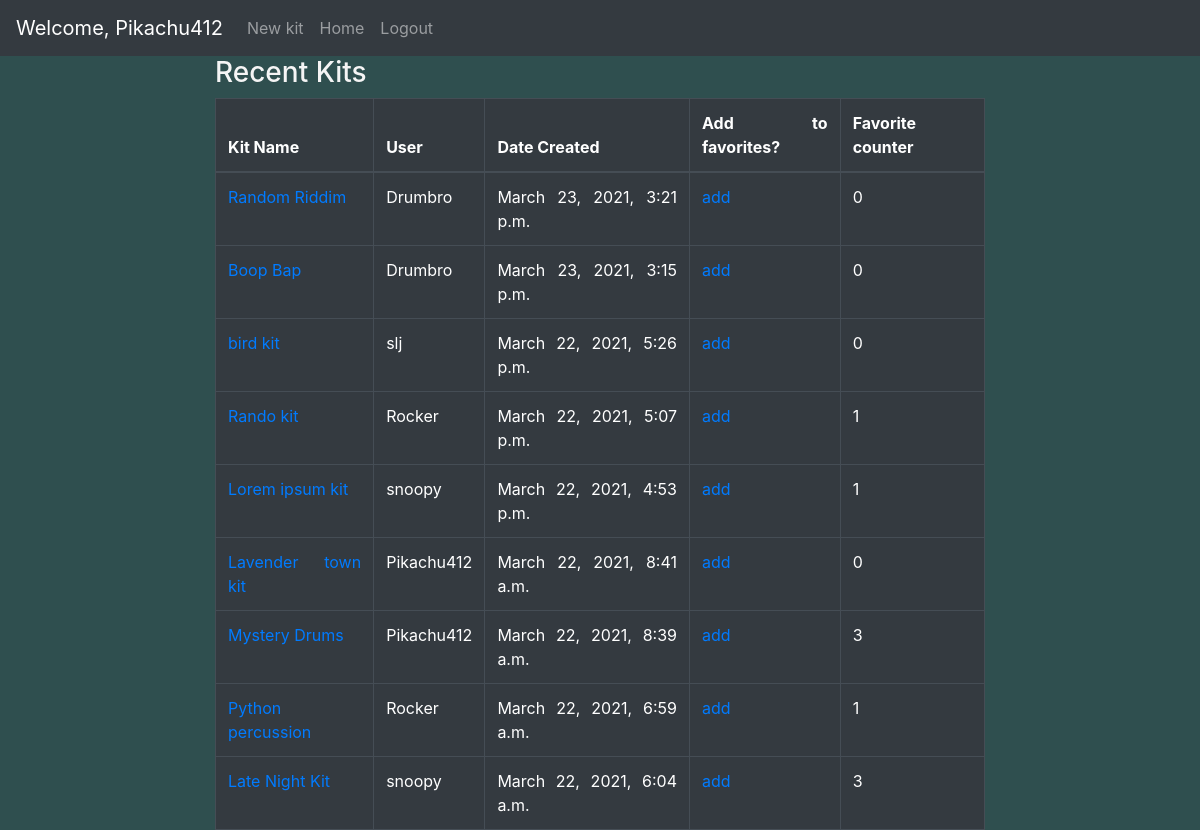
The page /dashboard (signed in) on the database its author committed.
### home/models.py (models this page shows)
class User(models.Model):
    username = models.CharField(max_length=20)
    email = models.EmailField(unique=True)
    password = models.CharField(max_length=255)
    objects = UserManager()

class Kit(models.Model):
    title = models.CharField(max_length=255)
    created_at = models.DateTimeField(auto_now_add=True)
    kick = models.CharField(max_length=255)
    snare = models.CharField(max_length=255)
    HHcl = models.CharField(max_length=255)
    HHop = models.CharField(max_length=255)
    crash = models.CharField(max_length=255)
    ride = models.CharField(max_length=255)
    tom_h = models.CharField(max_length=255)
    tom_m = models.CharField(max_length=255)
    tom_l = models.CharField(max_length=255)
    perc = models.CharField(max_length=255)
    creator = models.ForeignKey(User, related_name='created_kits', on_delete=models.CASCADE)
    favorited_by = models.ManyToManyField(User, related_name='favorited_kits')
    objects = KitManager()

### home/views.py (the view)
# urls.py: path('dashboard', views.dashboard),
def dashboard(request):
    if 'user_id' not in request.session:
        return redirect('/')
    user = User.objects.get(id=request.session['user_id'])
    all_users = User.objects.all()
    user_kits = Kit.objects.filter(creator_id=user.id)
    other_kits = Kit.objects.exclude(creator_id=user.id)
    other_users = User.objects.exclude(id=user.id)
    kits = Kit.objects.all()
    ordered_kits = Kit.objects.order_by('-created_at')
    context = {
        'user': user,
        'all_users': all_users,
        "user_kits": user_kits,
        "other_kits": other_kits,
        "kits": kits,
        "other_users": other_users,
        "ordered_kits": ordered_kits,
    }
    return render(request, 'dashboard.html', context)

### home/templates/dashboard.html (shortened to what this page needs)
<!DOCTYPE html>
<html lang="en">
<head>
    <link href="https://stackpath.bootstrapcdn.com/bootstrap/4.5.0/css/bootstrap.min.css" rel="stylesheet"
>
    {% load static %}
    <link rel="stylesheet" href="{% static 'css/style.css' %}">
</head>
<body>
    <nav class="navbar navbar-expand-lg navbar-dark bg-dark">
        <a class="navbar-brand" href="/profile/{{user.id}}">Welcome, {{ user.username }}</a>
        <div class="collapse navbar-collapse" id="navbarNavAltMarkup">
            <div class="navbar-nav">
                <a class="nav-item nav-link" href="/kit">New kit</a>
                <a class="nav-item nav-link" href="/dashboard">Home</a>
                <a class="nav-item nav-link" href="/logout">Logout</a>
            </div>
        </div>
    </nav>
    <div class="wrapper">
        <div class="container">
            <h3> Recent Kits </h3>
            <table class="table table-bordered table-dark">
                <thead>
                    <tr>
                        <th scope="col">Kit Name</th>
                        <th scope="col">User</th>
                        <th scope="col">Date Created</th>
                        <th scope="col">Add to favorites?</th>
                        <th scope="col">Favorite counter</th>
                    </tr>
                </thead>
                <tbody>
                    {% for kit in ordered_kits %}
                    <tr>
                        <td> <a href="/kit/{{kit.id}}/view_kit">{{kit.title}}</a></td>
                        <td>{{ kit.creator.username }}</td>
                        <td>{{ kit.created_at }}</td>
                        <td><a href="/kit/{{kit.id}}/add_favorite">add</a></td>
                        <td>{{ kit.favorited_by.count }}</td>
                    </tr>
                    {% endfor %}
                </tbody>
            </table>
        </div>
    </div>
</body>
</html>

### home/static/css/style.css (style rules this page uses)
body { color: whitesmoke; background-color:darkslategray; background-image: url("https://cdn.pixabay.com/photo/2017/03/27/12/35/drums-2178425_960_720.jpg"); background-repeat: no-repeat; background-attachment: fixed; background-position: center; background-size: cover; }
.wrapper { display: inline; height: 1000px; width: 1000px; }
.container { text-align: justify; height: 400px; width: 800px; align-content: center; }

### rows shown on the page
User: username "Pikachu412"
Kit: title "Random Riddim", creator.username "Drumbro", created_at "March 23, 2021, 3:21 p.m.", favorited_by.count "0"
Kit: title "Boop Bap", creator.username "Drumbro", created_at "March 23, 2021, 3:15 p.m.", favorited_by.count "0"
Kit: title "bird kit", creator.username "slj", created_at "March 22, 2021, 5:26 p.m.", favorited_by.count "0"
Kit: title "Rando kit", creator.username "Rocker", created_at "March 22, 2021, 5:07 p.m.", favorited_by.count "1"
Kit: title "Lorem ipsum kit", creator.username "snoopy", created_at "March 22, 2021, 4:53 p.m.", favorited_by.count "1"
Kit: title "Lavender town kit", creator.username "Pikachu412", created_at "March 22, 2021, 8:41 a.m.", favorited_by.count "0"
Kit: title "Mystery Drums", creator.username "Pikachu412", created_at "March 22, 2021, 8:39 a.m.", favorited_by.count "3"
Kit: title "Python percussion", creator.username "Rocker", created_at "March 22, 2021, 6:59 a.m.", favorited_by.count "1"
Kit: title "Late Night Kit", creator.username "snoopy", created_at "March 22, 2021, 6:04 a.m.", favorited_by.count "3"
